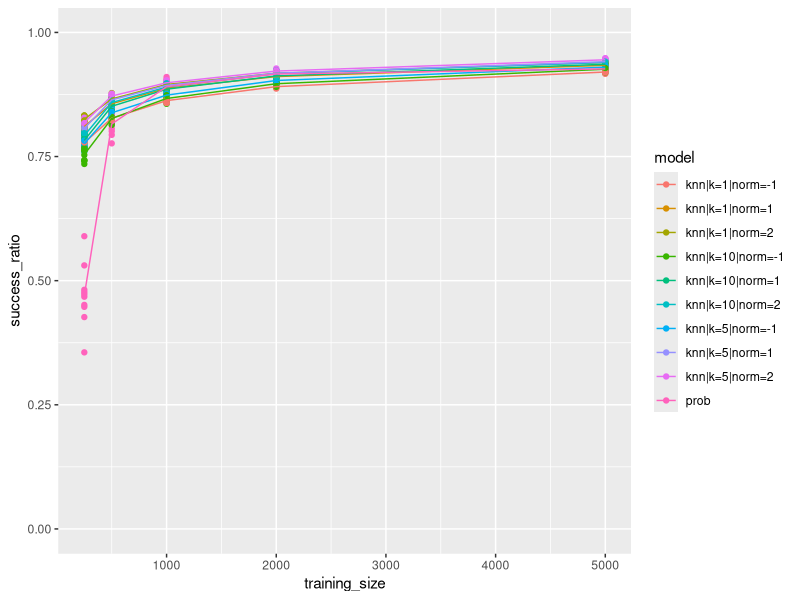
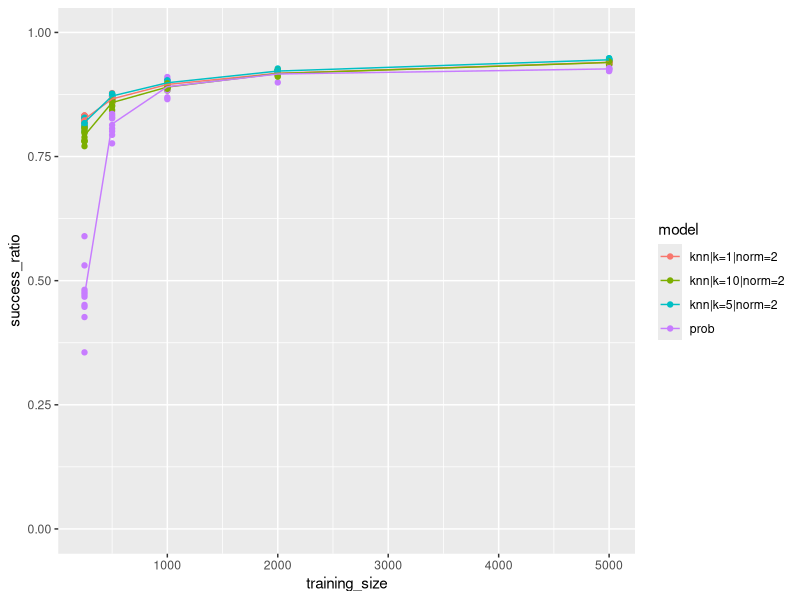
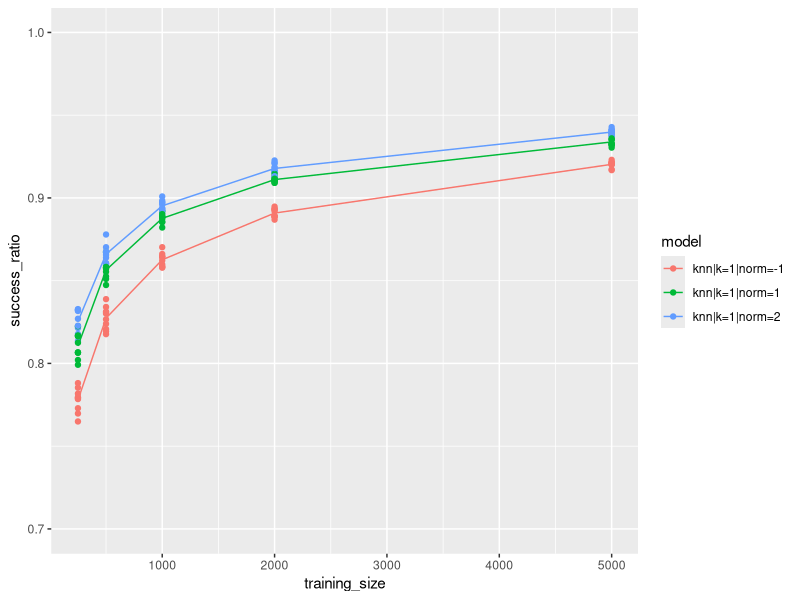
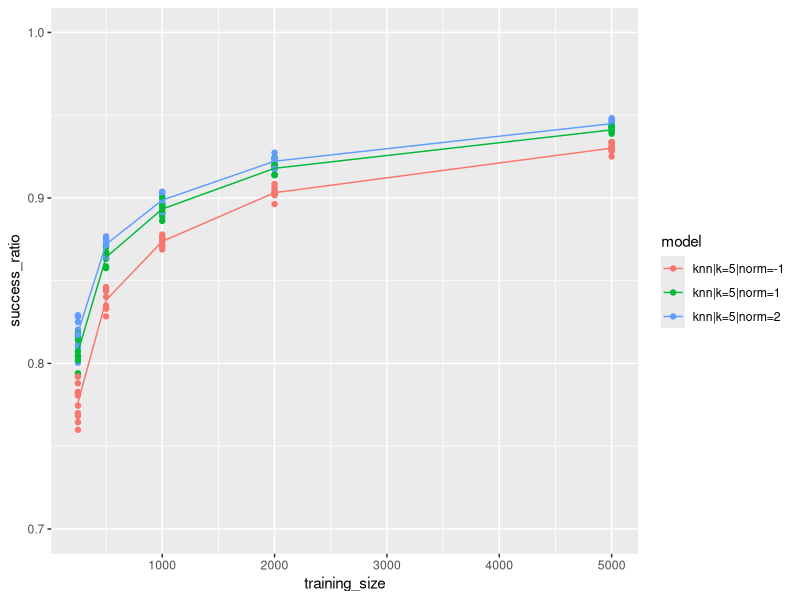
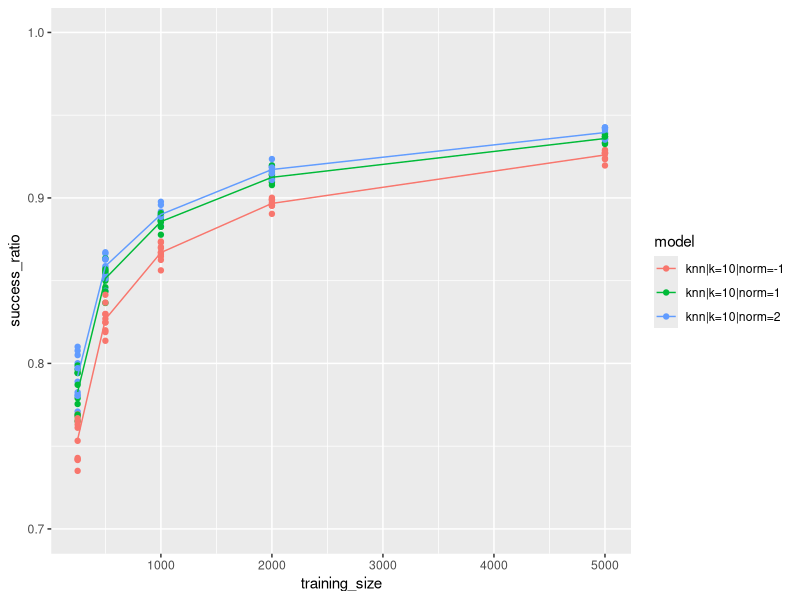
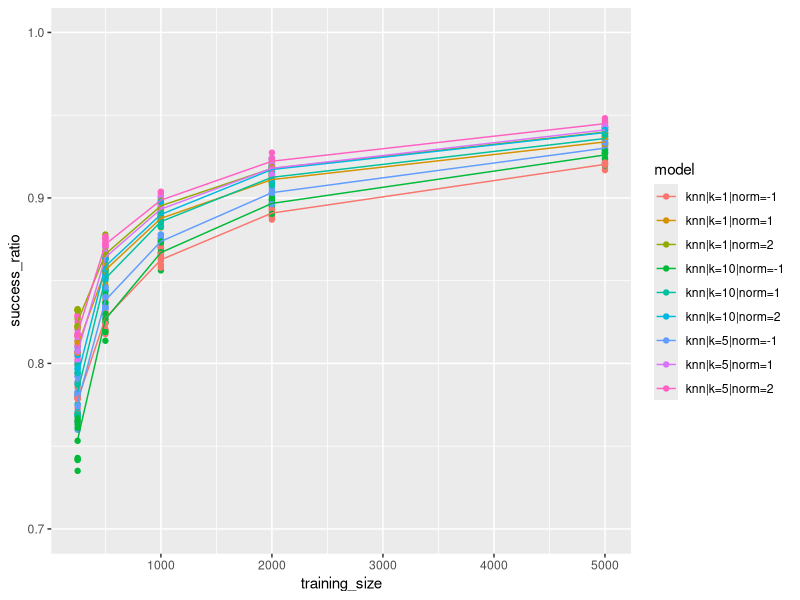
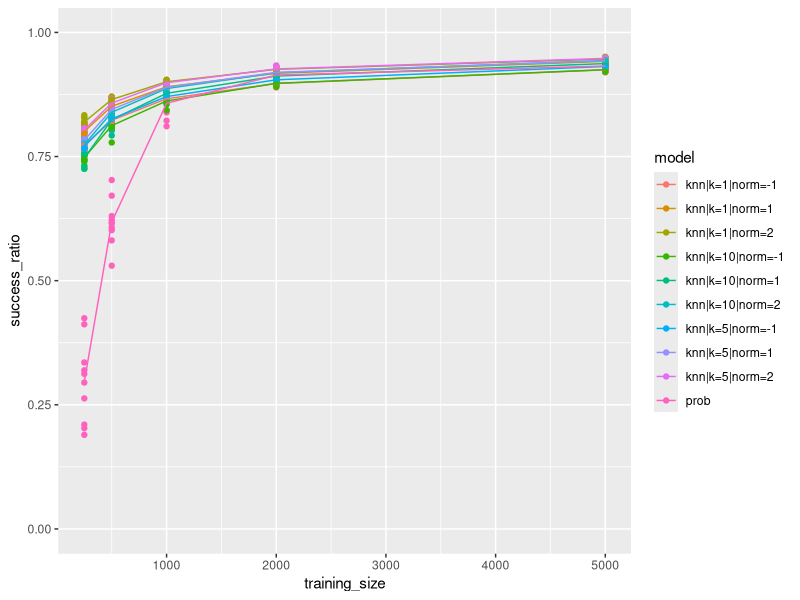
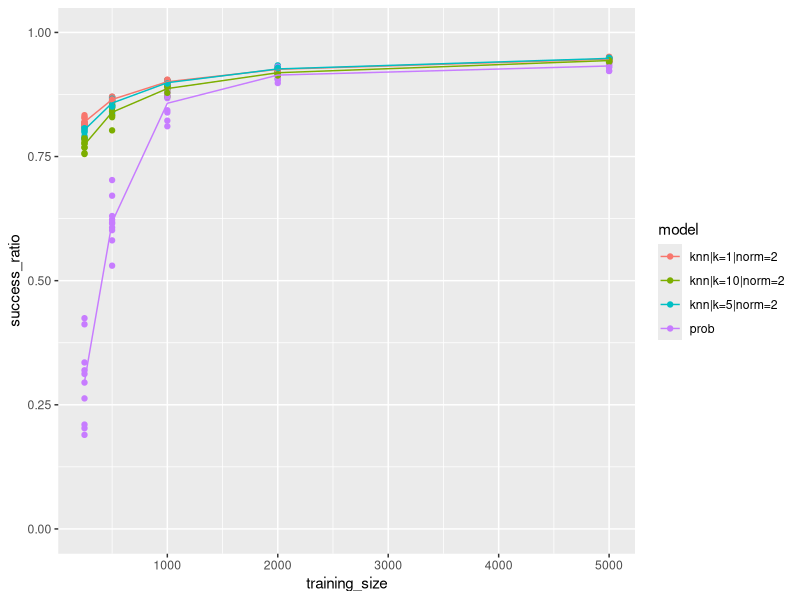

R code for these plots, in order:
library(ggplot2)

pca20 <- read.csv('./pca20.txt')

ggplot(pca20, aes(x=training_size,y=success_ratio,color=model)) + ylim(0, 1) + geom_point() + stat_summary(fun="mean", geom="line")
ggsave("pca20.png")

pca20_knn_vs_prob <- pca20[pca20[1] == 'prob' |
                           pca20[1] == 'knn|k=1|norm=2' |
                           pca20[1] == 'knn|k=5|norm=2' |
                           pca20[1] == 'knn|k=10|norm=2',]

ggplot(pca20_knn_vs_prob, aes(x=training_size,y=success_ratio,color=model)) + ylim(0, 1) + geom_point() + stat_summary(fun="mean", geom="line")
ggsave("pca20_knn_vs_prob.png")

pca20_1nn_norms <- pca20[pca20[1] == 'knn|k=1|norm=-1' |
                         pca20[1] == 'knn|k=1|norm=1' |
                         pca20[1] == 'knn|k=1|norm=2',]

ggplot(pca20_1nn_norms, aes(x=training_size,y=success_ratio,color=model)) + ylim(0.7, 1) + geom_point() + stat_summary(fun="mean", geom="line")
ggsave("pca20_1nn_norms.png")

pca20_5nn_norms <- pca20[pca20[1] == 'knn|k=5|norm=-1' |
                         pca20[1] == 'knn|k=5|norm=1' |
                         pca20[1] == 'knn|k=5|norm=2',]

ggplot(pca20_5nn_norms, aes(x=training_size,y=success_ratio,color=model)) + ylim(0.7, 1) + geom_point() + stat_summary(fun="mean", geom="line")
ggsave("pca20_5nn_norms.png")

pca20_10nn_norms <- pca20[pca20[1] == 'knn|k=10|norm=-1' |
                          pca20[1] == 'knn|k=10|norm=1' |
                          pca20[1] == 'knn|k=10|norm=2',]

ggplot(pca20_10nn_norms, aes(x=training_size,y=success_ratio,color=model)) + ylim(0.7, 1) + geom_point() + stat_summary(fun="mean", geom="line")
ggsave("pca20_10nn_norms.png")

pca20_knn_norms <- pca20[pca20[1] != 'prob', ]

ggplot(pca20_knn_norms, aes(x=training_size,y=success_ratio,color=model)) + ylim(0.7,1) + geom_point() + stat_summary(fun="mean", geom="line")
ggsave("pca20_knn_norms.png")

pca40 <- read.csv('./pca40.txt')

ggplot(pca40, aes(x=training_size,y=success_ratio,color=model)) + ylim(0, 1) + geom_point() + stat_summary(fun="mean", geom="line")
ggsave("pca40.png")

ggsave("pca40_knn_vs_prob.png")

pca40_knn_vs_prob <- pca40[pca40[1] == 'prob' |
                           pca40[1] == 'knn|k=1|norm=2' |
                           pca40[1] == 'knn|k=5|norm=2' |
                           pca40[1] == 'knn|k=10|norm=2',]

ggplot(pca40_knn_vs_prob, aes(x=training_size,y=success_ratio,color=model)) + ylim(0, 1) + geom_point() + stat_summary(fun="mean", geom="line")
ggsave("pca40_knn_vs_prob.png")

pca40_1nn_norms <- pca40[pca40[1] == 'knn|k=1|norm=-1' |
                         pca40[1] == 'knn|k=1|norm=1' |
                         pca40[1] == 'knn|k=1|norm=2',]

ggplot(pca40_1nn_norms, aes(x=training_size,y=success_ratio,color=model)) + ylim(0.7, 1) + geom_point() + stat_summary(fun="mean", geom="line")
ggsave("pca40_1nn_norms.png")

pca40_5nn_norms <- pca40[pca40[1] == 'knn|k=5|norm=-1' |
                         pca40[1] == 'knn|k=5|norm=1' |
                         pca40[1] == 'knn|k=5|norm=2',]

ggplot(pca40_5nn_norms, aes(x=training_size,y=success_ratio,color=model)) + ylim(0.7, 1) + geom_point() + stat_summary(fun="mean", geom="line")
ggsave("pca40_5nn_norms.png")

pca40_10nn_norms <- pca40[pca40[1] == 'knn|k=10|norm=-1' |
                          pca40[1] == 'knn|k=10|norm=1' |
                          pca40[1] == 'knn|k=10|norm=2',]

ggplot(pca40_10nn_norms, aes(x=training_size,y=success_ratio,color=model)) + ylim(0.7, 1) + geom_point() + stat_summary(fun="mean", geom="line")
ggsave("pca40_10nn_norms.png")

pca40_knn_norms <- pca40[pca40[1] != 'prob', ]

ggplot(pca40_knn_norms, aes(x=training_size,y=success_ratio,color=model)) + ylim(0.7,1) + geom_point() + stat_summary(fun="mean", geom="line")
ggsave("pca40_knn_norms.png")